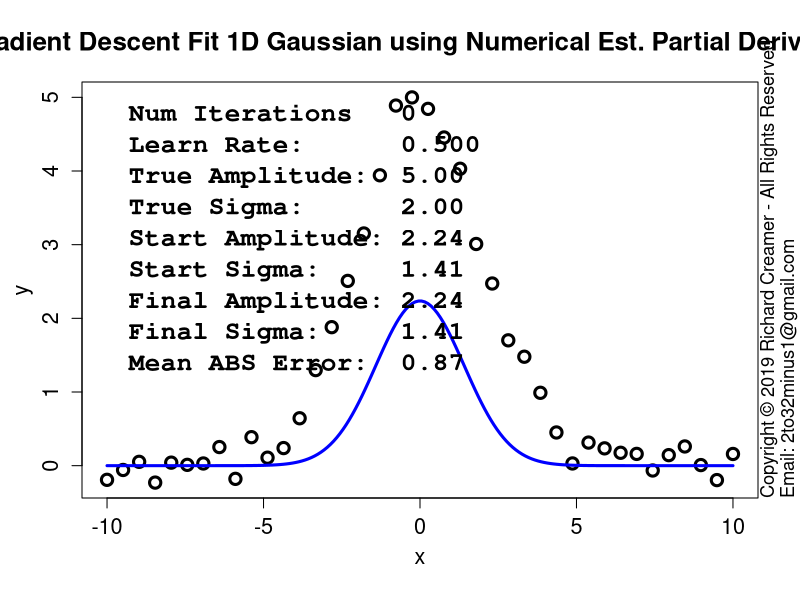

Reproduce this figure in R.
##############################################################
### Copyright (c) Richard Creamer 2019 - All Rights Reserved
### Inquiries: email 2to32minus1@gmail.com
##############################################################

### Globals
fontScale = 1.2    # Global font size variable
lf        = 1.2    # Enlarge font of plot labels
verbose   = FALSE  # Verbose printing
lw        = 2      # Line width
xMargin   = 1      # X-axis margin for plots
yMargin   = 1      # Y-axis margin for plots
de        = 0.01   # Small constant for estimating derivatives numerically
smlPts    = 1      # Small  data point/circle
medPts    = 1.5    # Medium data point/circle
lrgPts    = 2.0    # Large  data point/circle

### Run this function to generate this plot
runFunc = function() {
	dw = 1000
	dh = 750	
	path = "D:/Code/R/LeastSquaresPlay/PlotsAndAssocCode/Plot15/"
	gd = makeGaussianTestData()
	savePngVerbose( paste(path, "Plot15.png", sep=""), 
					fitGauss1d, w=1280, h=dh, un="px", nIter=0, numDerivs=TRUE, gd=gd )
}

### Nonlinear least-squares gradient-descent curve fitting for Gaussian
fitGauss1d = function( learnRate = 0.5, nIter=100, nPts=40, drawPointLines=FALSE, doPlot=TRUE, numDerivs=FALSE, plotContours=FALSE, gd=NULL ) {
	set.seed( 3 )
	a = s = x = y = guesses = NULL
	if ( is.null( gd ) )
		gd = makeGaussianTestData()
	a = gd$trueAmpl
	s = gd$trueSigma
	trueAmpl = gd$trueAmpl
	trueSigma = gd$trueSigma
	x = gd$x
	y = gd$y
	nPts=gd$nPts
	guesses = gd$guesses
	aEst = guesses$a
	sEst = guesses$s
	da = 0
	ds = 0
	amplLegs = c( aEst )
	sigmaLegs = c( sEst )
	if ( nIter > 0 ) {
		# Basic implementation of Gradient Descent
		for ( i in 1:nIter ) {
			da = if ( numDerivs ) gaussDeDaNum( x, y, aEst, sEst ) else gaussDeDa( x, y, aEst, sEst )
			ds = if ( numDerivs ) gaussDeDsNum( x, y, aEst, sEst ) else gaussDeDs( x, y, aEst, sEst )
			aEst = aEst - learnRate * da
			sEst = sEst - learnRate * ds
			amplLegs[ length(amplLegs) + 1 ] = aEst
			sigmaLegs[ length(sigmaLegs) + 1 ] = sEst
			if ( verbose )
				print( sprintf( "Mean ABS fit error: %f\n", meanGaussAbsErr( x, y, aEst, sEst ) ) )
		}
	}
	finalMeanAbsFitError = meanGaussAbsErr( x, y, aEst, sEst )
	if ( doPlot) {
		plotTitle = "Gradient Descent Fit 1D Gaussian using Analytic Partial Derivatives"
		if ( numDerivs )
			plotTitle = "Gradient Descent Fit 1D Gaussian using Numerical Est. Partial Derivatives"
		plot( x, y, cex.lab=lf, xlab="", ylab="", main=plotTitle, cex=medPts, lwd=lw+1, cex.main=1.3*fontScale, cex.axis=1.3 )
		addAxisLabels()	
		predX = seq( x[1], x[length(x)], length.out=200 )
		predY = gauss1dFunc( predX, aEst, sEst )
		lines( predX, predY, col="blue", lwd=lw+1 )
		if ( drawPointLines )
			segments( x, y, x, gauss1dFunc( x, aEst, sEst ), col = "red" )
		legText = c()		
		legText[length(legText)+1] = sprintf( "Num Iterations   %d", nIter )
		legText[length(legText)+1] = sprintf( "Learn Rate:      %.3f", learnRate )
		legText[length(legText)+1] = sprintf( "True Amplitude:  %.2f", a )
		legText[length(legText)+1] = sprintf( "True Sigma:      %.2f", s )
		legText[length(legText)+1] = sprintf( "Start Amplitude: %.2f", guesses$a )
		legText[length(legText)+1] = sprintf( "Start Sigma:     %.2f", guesses$s )
		legText[length(legText)+1] = sprintf( "Final Amplitude: %.2f", aEst )
		legText[length(legText)+1] = sprintf( "Final Sigma:     %.2f", sEst )
		legText[length(legText)+1] = sprintf( "Mean ABS Error:  %.2f", meanGaussAbsErr( x, y, aEst, sEst ) )
		legLtys = seq( from=0, to=0, length=length(legText) )
		parSave = par( family="mono", font=2 )		
		legend( "topleft", inset=c(0,0), legend=legText, lty=legLtys, box.col="transparent", cex=1.3*fontScale, bg="transparent" )
		par( parSave )
	}
	if ( plotContours ) {
		plotGaussErrorContours( gd=gd )
		lines( amplLegs, sigmaLegs, col="red", lwd=lw )
	}
	return( list( x=x, y=y, a=aEst, s=sEst, meanAbsFitError=finalMeanAbsFitError, amplLegs=amplLegs, sigmaLegs=sigmaLegs, lr=learnRate ) )
}

### Shared use case Gaussian data set generator used by several cooperating functions
makeGaussianTestData = function( trueAmpl=5, trueSigma=2, aGuess=sqrt(trueAmpl), sGuess=sqrt(trueSigma), nPts=40 ) {
	set.seed( 3 )
	x = seq( -5*trueSigma, 5*trueSigma, length=nPts )
	y = gauss1dFunc( x, trueAmpl, trueSigma ) + rnorm( length(x), sd=0.2 )
	guesses = list( a=aGuess, s=sGuess )
	tuple = list( trueAmpl=trueAmpl, trueSigma=trueSigma, x=x, y=y, nPts=nPts, guesses=guesses )
	return( tuple )
}

### Compute mean SSD Gaussian cost function over a grid of Amplitude and Sigma values
### Note: returned matrix may need to be transposed for some functions such as contour()
### TODO: Try to use outer()
getGaussErrorGrid = function( errorFunc, ampls, sigmas, x, y ) {
	nr = length( sigmas )
	nc = length( ampls )
	z = matrix( nrow=nr, ncol=nc )	
	for ( row in 1:nr ) {     # loop over y-coordinates (sigma)
		sigma = sigmas[row]
		for ( col in 1:nc ) { # loop over x-coordinates (amplitude)
			ampl = ampls[col]
			z[row, col] = errorFunc( x, y, a=ampl, sigma=sigma )
		}
	}
	return( z )
}

### 2D plot error contours for range of Amplitude and Sigma values
### Amplitude maps to x-axis, Sigma maps to y-axis
plotGaussErrorContours = function( nLevels=30, customTitle="", drawGradVecs=FALSE, normGradVecs=TRUE, gd=NULL ) {
	set.seed( 3 )
	if ( is.null( gd ) )
		gd = makeGaussianTestData()
	a = gd$trueAmpl
	s = gd$trueSigma
	x = gd$x
	y = gd$y
	minAmpl  = a * 0.1;	maxAmpl  = a * 1.7
	minSigma = s * 0.1;	maxSigma = s * 1.7
	# Adjust ranges so plot is square
	deltaA = maxAmpl - minAmpl
	deltaS = maxSigma - minSigma
	maxDelta = if ( deltaA > deltaS ) deltaA else deltaS
	if ( deltaA > deltaS ) {
		maxSigma = minSigma + maxDelta
	} else {
		maxAmpl = minAmpl + maxDelta
	}
	nr = 200
	nc = 200
	ampls = seq( minAmpl, maxAmpl, length.out=nc )
	sigmas = seq( minSigma, maxSigma, length.out=nr )
	z = getGaussErrorGrid( meanGaussSsdErr, ampls, sigmas, x, y )
	xLim1 = minAmpl
	xLim2 = maxAmpl
	yLim1 = minSigma
	yLim2 = maxSigma
	plotTitle = ""
	if ( !drawGradVecs ) {
		plotTitle = sprintf( "1D Gaussian Cost Function Contours\nTrue Model: Amplitude = %.1f  Sigma = %.1f (noise added)", a, s )
	} else if ( normGradVecs ) {
		plotTitle = sprintf( "1D Gaussian Cost Function Contours w/Gradient (Unit) Vectors\nTrue Model: Amplitude = %.1f  Sigma = %.1f (noise added)", a, s )
	} else {
		plotTitle = sprintf( "1D Gaussian Cost Function Contours w/Gradient Vectors\nTrue Model: Amplitude = %.1f  Sigma = %.1f (noise added)", a, s )
	}
	if ( customTitle != "" )
		plotTitle = customTitle
	xform = contour( ampls, sigmas, t(z), axes=FALSE, cex.lab=lf, main=plotTitle, asp=1.0,
					 xlab="", ylab="", labcex=1.2, nlevels=nLevels, cex.main=1.3*fontScale, cex.axis=1.3 )
	xAxisMin = ceiling( gpl()$xLim[1] )
	xAxisMax = floor( gpl()$xLim[2] )
	yAxisMin = ceiling( gpl()$yLim[1] )
	yAxisMax = floor( gpl()$yLim[2] )
	axis( side=1, at=xAxisMin:xAxisMax, cex.axis=1.3 )
	axis( side=2, at=yAxisMin:yAxisMax, cex.axis=1.3 )
	addAxisLabels( xLabel="Amplitude", yLabel="Sigma" )
	box()
	xLimits = axisLimits( x )
	yLimits = axisLimits( y )
	lines( c(-1,12), c( s, s ), col="blue", lwd=lw )
	lines( c( a, a), c(-1,10), col="blue", lwd=lw )
	if ( drawGradVecs ) {
		gradPtsX1 = c()
		gradPtsY1 = c()
		gradPtsX2 = c()
		gradPtsY2 = c()
		gridSize=13
		for ( sigma in seq( from=sigmas[2], to=sigmas[length(sigmas)-1], length=gridSize ) ) {
			for ( ampl in seq( from=ampls[2], to=ampls[length(ampls)-1], length=gridSize ) ) {
				gradPtsX1[length(gradPtsX1)+1] = ampl
				gradPtsY1[length(gradPtsY1)+1] = sigma
				da = gaussDeDa( x, y, ampl, sigma )
				ds = gaussDeDs( x, y, ampl, sigma )
				mag = sqrt( da*da + ds*ds )
				if ( normGradVecs ) {
					da = da/mag/4 # hard-coded case-specific scale factor, unit vecs a bit too long for plot
					ds = ds/mag/4
				} else {
					da = da * 0.22 # hard-coded case-specific scale factor
					ds = ds * 0.22
				}
				gradPtsX2[length(gradPtsX2)+1] = ampl  - da
				gradPtsY2[length(gradPtsY2)+1] = sigma - ds
			}
		}
		points( gradPtsX1, gradPtsY1, col="blue", lwd=lw )
		arrows( gradPtsX1, gradPtsY1, gradPtsX2, gradPtsY2, col="blue", lwd=lw, cex=medPts, angle=15, length=0.125 )
	}
}

### Gaussian error/cost function - SSD
meanGaussSsdErr = function( x, y, a, sigma ) {
	return( (1/length(x)) * sum( (gauss1dFunc( x, a, sigma ) - y)^2 ) )
}

### Gaussian error/cost function - abs() of line lengths (not squared)
meanGaussAbsErr = function( x, y, a, sigma ) {
	return( (1/length(x)) * sum( abs(gauss1dFunc( x, a, sigma ) - y) ) )
}

### Analytical/exact partial derivative of error/cost function wrt Amplitude
gaussDeDa = function( x, y, a, sigma ) {
	term1 = sum( gauss1dFunc(x, a, sigma) * exp( -0.5 * (x/sigma)^2) )
	term2 = sum( y * exp( -0.5 * (x/sigma)^2) )
	return( 2 * ( term1 - term2 )/length(x) )
}

### Numerical estimation of partial derivative of error/cost function wrt Amplitude
gaussDeDaNum = function( x, y, a, sigma ) {
	e1 = meanGaussSsdErr( x, y, a, sigma )
	e2 = meanGaussSsdErr( x, y, a + de, sigma )
	return( (e2 - e1)/de )
}

### Analytical/exact partial derivative of error/cost function wrt Sigma
gaussDeDs = function( x, y, a, sigma ) {
	v = 2*a/sigma^3
	term1 = sum( gauss1dFunc(x, a, sigma) * x^2 * exp( -0.5 * (x/sigma)^2) )
	term2 = sum( x^2 * y * exp( -0.5 * (x/sigma)^2) )
	return( v * ( term1 - term2 )/length(x) )
}

### Numerical estimation of partial derivative of error/cost function wrt Sigma
gaussDeDsNum = function( x, y, a, sigma ) {
	e1 = meanGaussSsdErr( x, y, a, sigma )
	e2 = meanGaussSsdErr( x, y, a, sigma + de )
	return( (e2 - e1)/de )
}

### 1D Gaussian
gauss1dFunc = function( x, a, sigma ) {
	return( a * exp( -0.5 * (x/sigma)^2 ) )
}

### Shared use case Gaussian data set generator used by several cooperating functions
makeGaussianTestData = function( trueAmpl=5, trueSigma=2, aGuess=sqrt(trueAmpl), sGuess=sqrt(trueSigma), nPts=40 ) {
	set.seed( 3 )
	x = seq( -5*trueSigma, 5*trueSigma, length=nPts )
	y = gauss1dFunc( x, trueAmpl, trueSigma ) + rnorm( length(x), sd=0.2 )
	guesses = list( a=aGuess, s=sGuess )
	tuple = list( trueAmpl=trueAmpl, trueSigma=trueSigma, x=x, y=y, nPts=nPts, guesses=guesses )
	return( tuple )
}

### Convience method to add x/y axis labels
addAxisLabels = function( xLabel="x", yLabel="y", cexVal=1.3 ) {
	mtext( text=xLabel, side=1, line=2.5, cex=cexVal )
	mtext( text=yLabel, side=2, line=2.5, cex=cexVal )
}

### Save to PNG file, specify width and height
savePngVerbose = function( path, plotFunc, w=512, h=512, un="px", doCopyright=TRUE, ... ) {
	png( filename = path, type="cairo", units=un, width=w, height=h, pointsize=12, res=96 )
	plotFunc( ... )
	if ( doCopyright )
		addCopyright()
	dev.off()
}

### Add copyright notice to plot via text()
addCopyright = function() {
	mtext( "Copyright \uA9 2019 Richard Creamer - All Rights Reserved", side=4, line=0, adj=0, cex=1.1 )
	mtext( "Email: 2to32minus1@gmail.com", side=4, line=1, adj=0, cex=1.1 )
}

runFunc()
